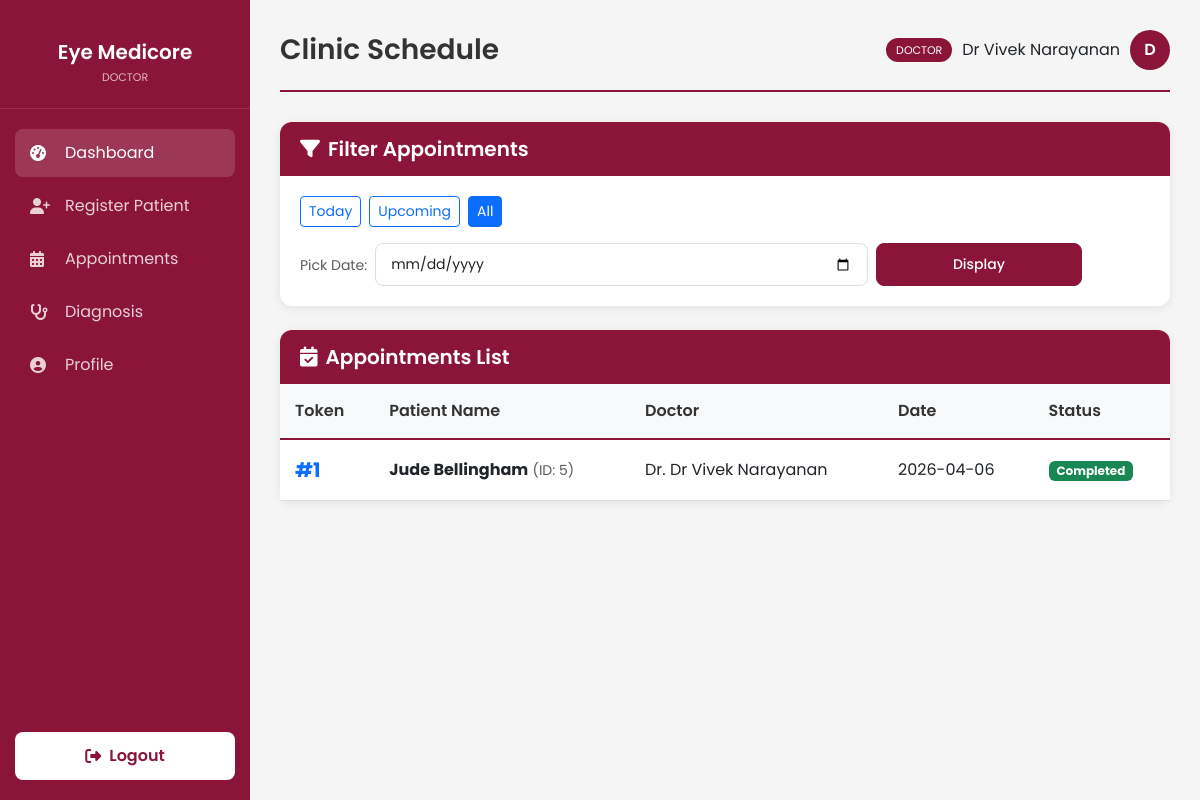
/appointments (signed in), run on an earlier commit of the app's database.
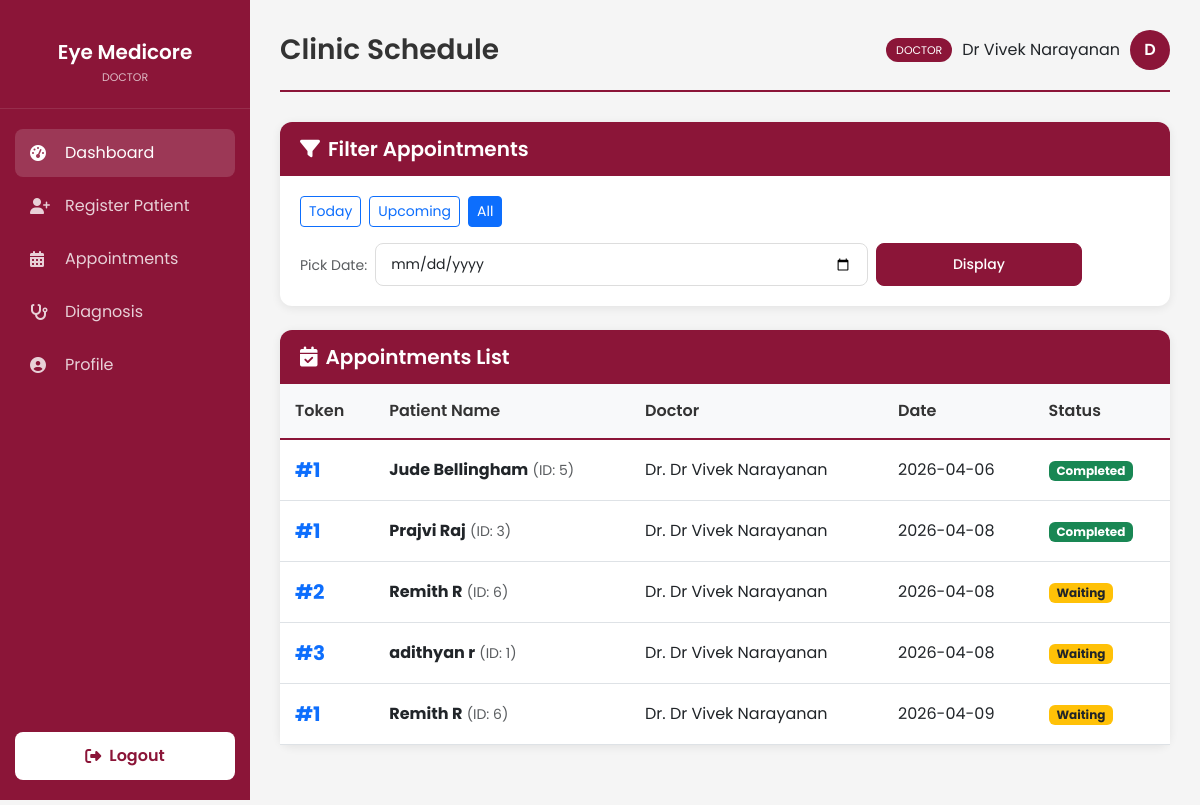
And on a later commit of the database.
### models.py (models this page shows, shortened)
class User(UserMixin, db.Model):
    id = db.Column(db.Integer, primary_key=True)
    username = db.Column(db.String(100), unique=True, nullable=False)
    password_hash = db.Column(db.String(200), nullable=False)
    role = db.Column(db.String(20), nullable=False, default='staff') # it_expert, doctor, staff
    blood_group = db.Column(db.String(5), nullable=False)
    email = db.Column(db.String(120), unique=True)
    phone_number = db.Column(db.String(20), unique=True)
    account_status = db.Column(db.String(20), default='Active')
    created_at = db.Column(db.DateTime, default=get_local_time)
    last_login = db.Column(db.DateTime)
    otp_secret = db.Column(db.String(6))
    otp_expiry = db.Column(db.DateTime)
    doctor_id = db.Column(db.Integer, db.ForeignKey('user.id'), nullable=True)
    doctor = db.relationship('User', remote_side=[id], backref='staff_members')

class Appointment(db.Model):
    id = db.Column(db.Integer, primary_key=True)
    patient_id = db.Column(db.Integer, db.ForeignKey('patient.id'), nullable=False)
    doctor_id = db.Column(db.Integer, db.ForeignKey('user.id', name='fk_appointment_doctor_id'), nullable=True) # Usually required but keeping nullable for migration safety
    date = db.Column(db.Date, nullable=False)
    time = db.Column(db.Time, nullable=True) # Made nullable as it's no longer the primary scheduling field
    token_number = db.Column(db.Integer, nullable=False, default=1)
    status = db.Column(db.String(20), default='Waiting') # Changed default to 'Waiting' as requested
    created_at = db.Column(db.DateTime, default=get_local_time)
    patient_ref = db.relationship('Patient', backref=db.backref('appointments', lazy=True))
    doctor = db.relationship('User', backref=db.backref('appointments', lazy=True))
    __table_args__ = (
        db.UniqueConstraint('doctor_id', 'date', 'token_number', name='unique_appointment_token'),
    )

class Patient(db.Model):
    id = db.Column(db.Integer, primary_key=True)
    name = db.Column(db.String(100), nullable=False)
    age = db.Column(db.Integer, nullable=False)
    gender = db.Column(db.String(10), nullable=False)
    blood_group = db.Column(db.String(5), nullable=False)
    place = db.Column(db.String(100), nullable=False)
    phone = db.Column(db.String(20), nullable=False, unique=True)
    created_at = db.Column(db.DateTime, default=get_local_time)
    doctor_id = db.Column(db.Integer, db.ForeignKey('user.id', name='fk_patient_doctor_id'), nullable=True)
    staff_id = db.Column(db.Integer, db.ForeignKey('user.id', name='fk_patient_staff_id'), nullable=True)
    diagnoses = db.relationship('Diagnosis', backref='patient', lazy=True)
    doctor = db.relationship('User', foreign_keys=[doctor_id], backref=db.backref('assigned_patients', lazy=True))
    staff = db.relationship('User', foreign_keys=[staff_id], backref=db.backref('registered_patients', lazy=True))

### app.py (the view)
@app.route('/appointments', methods=['GET'])
@login_required
def appointments():
    if current_user.role not in ['staff', 'doctor', 'it_expert']:
        flash('Unauthorized', 'danger')
        return redirect(url_for('index'))
    view_type = request.args.get('view_type', 'all')
    filter_date = request.args.get('date')
    if current_user.role == 'staff':
        if not current_user.doctor_id:
            query = Appointment.query.filter(False) # No doctor assigned means no patients/appointments
        else:
            query = Appointment.query.join(Patient).filter(Patient.doctor_id == current_user.doctor_id)
    elif current_user.role == 'doctor':
        query = Appointment.query.join(Patient).filter(Patient.doctor_id == current_user.id)
    else:
        query = Appointment.query
    if view_type == 'today':
        query = query.filter(Appointment.date == date.today())
    elif view_type == 'upcoming':
        query = query.filter(Appointment.date > date.today())
    elif filter_date:
        try:
            search_date = datetime.strptime(filter_date, '%Y-%m-%d').date()
            query = query.filter(Appointment.date == search_date)
        except ValueError:
            flash('Invalid date format', 'danger')
    appointments = query.order_by(Appointment.date, Appointment.token_number).all()
    return render_template('appointments.html',
                           appointments=appointments,
                           filter_date=filter_date,
                           view_type=view_type,
                           today=date.today().strftime('%Y-%m-%d'))

### app.py (called while the page is built)
@login_manager.user_loader
def load_user(user_id):
    return User.query.get(int(user_id))

### templates/appointments.html (shortened to what this page needs)
{% extends "base_dashboard.html" %}
{% block page_title %}Clinic Schedule{% endblock %}
{% block content %}
<div class="card mb-4">
    <div class="card-header d-flex justify-content-between align-items-center">
        <h5 class="mb-0"><i class="fas fa-filter me-2"></i>Filter Appointments</h5>
    </div>
    <div class="card-body">
        <div class="d-flex flex-wrap gap-2 mb-3">
            <a href="/appointments?view_type=today"
                class="btn btn-sm btn-outline-primary {% if view_type == 'today' %}active{% endif %}">Today</a>
            <a href="/appointments?view_type=upcoming"
                class="btn btn-sm btn-outline-primary {% if view_type == 'upcoming' %}active{% endif %}">Upcoming</a>
            <a href="/appointments?view_type=all"
                class="btn btn-sm btn-outline-primary {% if view_type == 'all' and not filter_date %}active{% endif %}">All</a>
        </div>
        <form action="/appointments" method="GET" class="row g-2 align-items-center">
            <div class="col-auto">
                <span class="text-muted small">Pick Date:</span>
            </div>
            <div class="col-md-7">
                <input type="date" name="date" class="form-control form-control-sm" value="{{ filter_date }}">
            </div>
            <div class="col-md-3">
                <button type="submit" class="btn btn-sm btn-primary w-100">Display</button>
            </div>
        </form>
    </div>
</div>
<div class="card">
    <div class="card-header">
        <h5><i class="fas fa-calendar-check me-2"></i>Appointments List</h5>
    </div>
    <div class="card-body p-0">
        <div class="table-responsive">
            <table class="table mb-0">
                <thead>
                    <tr>
                        <th>Token</th>
                        <th>Patient Name</th>
                        <th>Doctor</th>
                        <th>Date</th>
                        <th>Status</th>
                    </tr>
                </thead>
                <tbody>
                    {% for appointment in appointments %}
                    <tr>
                        <td class="fw-bold fs-5 text-primary">#{{ appointment.token_number }}</td>
                        <td><strong>{{ appointment.patient_ref.name }}</strong> <small class="text-muted">(ID: {{ appointment.patient_id }})</small></td>
                        <td>Dr. {{ appointment.doctor.username if appointment.doctor else 'N/A' }}</td>
                        <td>{{ appointment.date.strftime('%Y-%m-%d') if appointment.date else 'N/A' }}</td>
                        <td>
                            <span class="badge {% if appointment.status == 'Completed' %}bg-success{% else %}bg-warning text-dark{% endif %}">
                                {{ appointment.status if appointment.status else 'Waiting' }}
                            </span>
                        </td>
                    </tr>
                    {% else %}
                    <tr>
                        <td colspan="5" class="text-center py-4 text-muted">No appointments found.</td>
                    </tr>
                    {% endfor %}
                </tbody>
            </table>
        </div>
    </div>
</div>
{% endblock %}

### templates/base_dashboard.html (shortened to what this page needs)
<!DOCTYPE html>
<html lang="en">
<head>
    <link href="https://cdnjs.cloudflare.com/ajax/libs/font-awesome/6.4.0/css/all.min.css" rel="stylesheet">
    <link href="https://cdn.jsdelivr.net/npm/bootstrap@5.3.0/dist/css/bootstrap.min.css" rel="stylesheet">
</head>
<body>
    <div class="sidebar">
        <div class="sidebar-brand">
            <h2>Eye Medicore</h2>
            <small>{{ current_user.role|replace('_', ' ')|title }}</small>
        </div>
        <ul class="sidebar-menu">
            <li><a href="{% if current_user.role == 'it_expert' %}/admin/dashboard{% else %}/dashboard{% endif %}"
                    class="active"><i class="fas fa-tachometer-alt"></i> Dashboard</a></li>
            {% if current_user.role in ['doctor', 'staff'] %}
            <li><a href="/register"><i class="fas fa-user-plus"></i> Register Patient</a></li>
            <li><a href="/appointments"><i class="fas fa-calendar-alt"></i> Appointments</a></li>
            {% endif %}
            {% if current_user.role == 'doctor' %}
            <li><a href="/diagnosis/patients"><i class="fas fa-stethoscope"></i> Diagnosis</a></li>
            {% endif %}
            <li><a href="/profile"><i class="fas fa-user-circle"></i> Profile</a></li>
        </ul>
        <div class="sidebar-footer">
            <a href="/logout" class="logout-btn" data-confirm="Are you sure you want to logout?">
                <i class="fas fa-sign-out-alt"></i> Logout
            </a>
        </div>
    </div>
    <div class="main-content">
        <div class="page-header">
            <h1>{% block page_title %}Dashboard{% endblock %}</h1>
            <div class="user-info">
                <span class="role-badge">{{ current_user.role|replace('_', ' ') }}</span>
                <span>{{ current_user.username }}</span>
                <div class="avatar">{{ current_user.username[0]|upper }}</div>
            </div>
        </div>
        {% block content %}{% endblock %}
    </div>
</body>
</html>

What changed in the data, as far as the page shows it:
added Appointment: token_number "1", patient_ref.name "Prajvi Raj", patient_id "3", doctor "Dr Vivek Narayanan", date "2026-04-08", status "Completed"
added Appointment: token_number "2", patient_ref.name "Remith R", patient_id "6", doctor "Dr Vivek Narayanan", date "2026-04-08", status "Waiting"
added Appointment: token_number "3", patient_ref.name "adithyan r", patient_id "1", doctor "Dr Vivek Narayanan", date "2026-04-08", status "Waiting"
added Appointment: token_number "1", patient_ref.name "Remith R", patient_id "6", doctor "Dr Vivek Narayanan", date "2026-04-09", status "Waiting"
